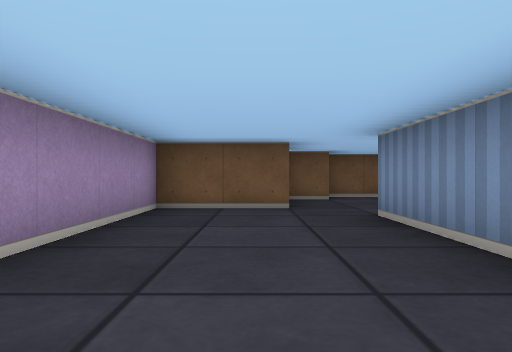
view 1 (above)

13 first-person views from a walk through a cub3D level. The camera is about half as high as the walls, looks level and sees 70° across. The floor is counted in squares. Each view is taken from the middle of a square. On the plan, view 1 faces up. The plan holds only what a view shows up to about 9 squares ahead; the rest is blank.

view 2
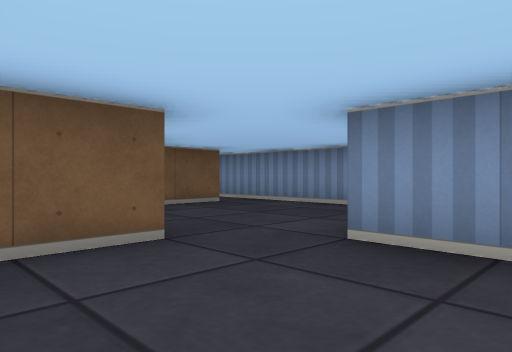

view 3
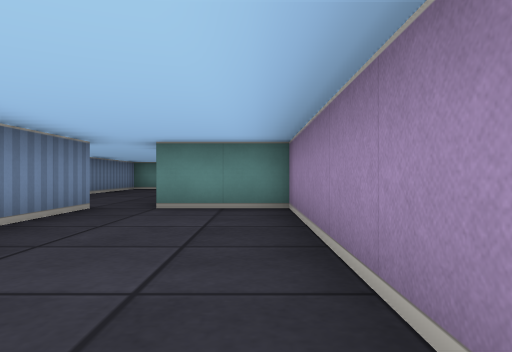

view 4
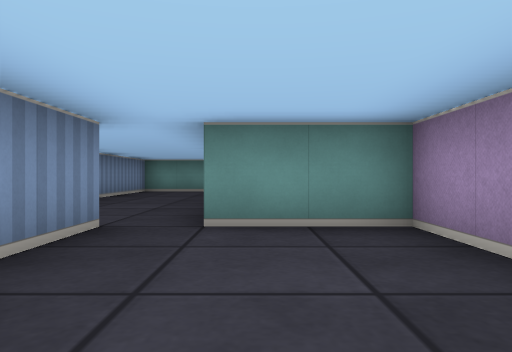

view 5
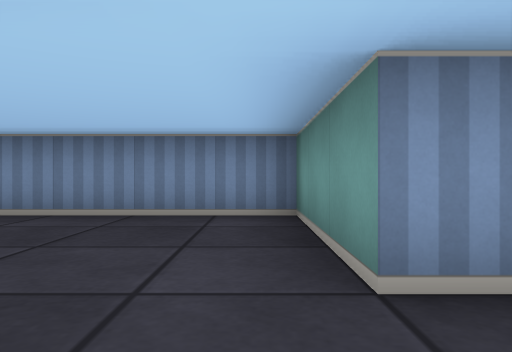

view 6
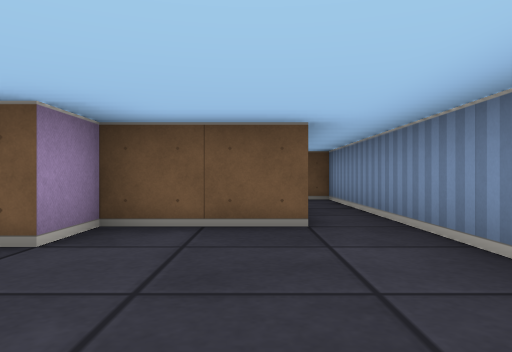

view 7
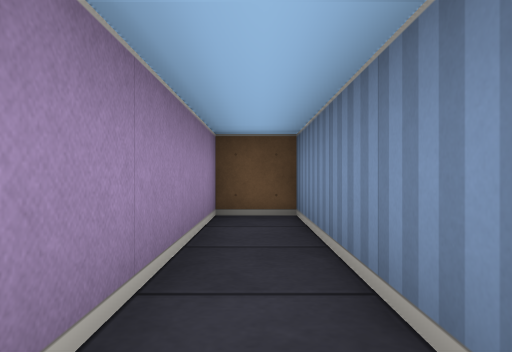

view 8
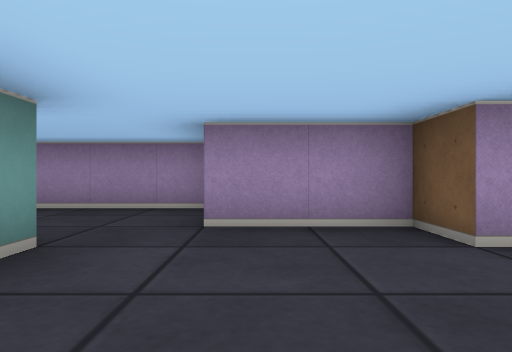

view 9
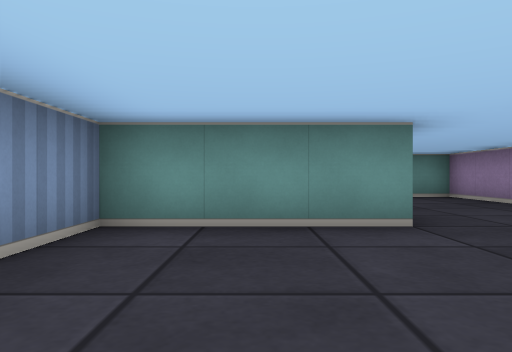

view 10
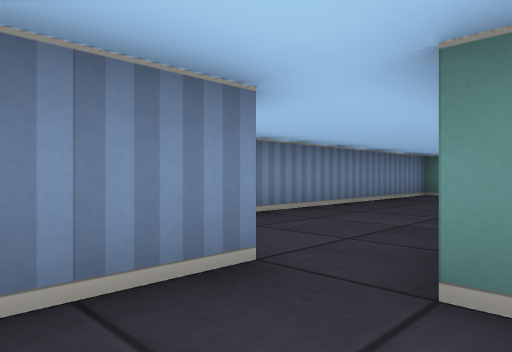

view 11
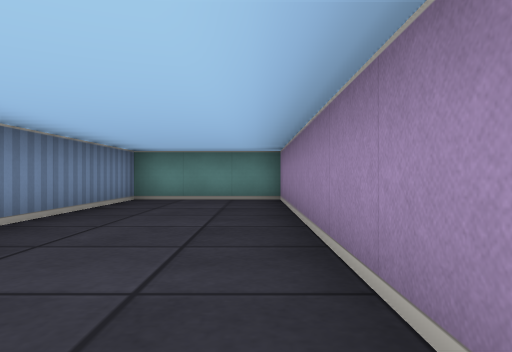

view 12
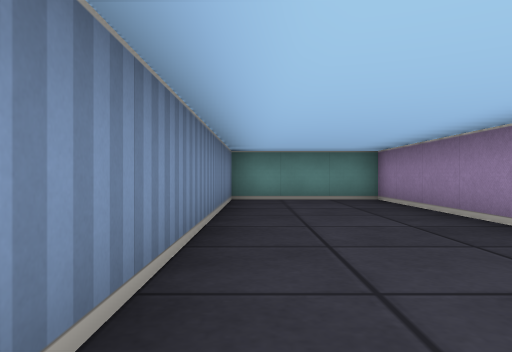

view 13
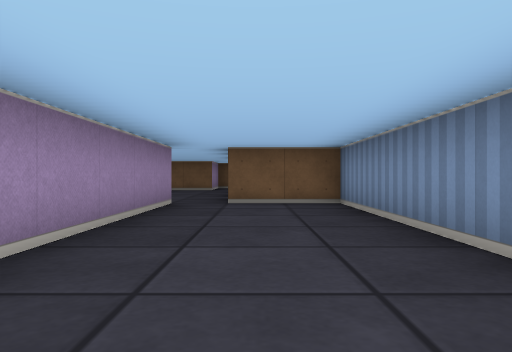

### Floor plan
Ten units are one square. View 1 is at (0, 0); x grows to the right and y downward. Boxes are objects, and circles mark ways between rooms. Rooms are numbered by the first view taken in them; rooms with no view inside come last. Other rooms are left out.
<svg viewBox="-20 -130 70 220">
<path fill="none" stroke="#000" d="M15 5 15 -45 45 -45 45 -125 35 -125 35 -85 15 -85 15 -75 5 -75 5 -55 -15 -55 -15 5 5 5M5 5 5 85 35 85 35 5 15 5"/>
<circle cx="10" cy="10" r="3" fill="#2a7"/>
<text x="10" y="-50">1</text>
<text x="20" y="40">2</text>
</svg>
Room 1 opens to room 2.

Where each view was taken, in squares from view 1:
view 1: 0 up, 0 right, facing up
view 2: 3 up, 1 left, facing up-right
view 3: 5 up, 1 left, facing down
view 4: 3 up, 0 right, facing down
view 5: 5 up, 0 right, facing right
view 6: 5 up, 3 right, facing up
view 7: 8 up, 4 right, facing up
view 8: 6 up, 4 right, facing left
view 9: 8 up, 3 right, facing down
view 10: 1 up, 0 right, facing down-right
view 11: 1 down, 1 right, facing down
view 12: 1 down, 3 right, facing down
view 13: 7 down, 2 right, facing up
